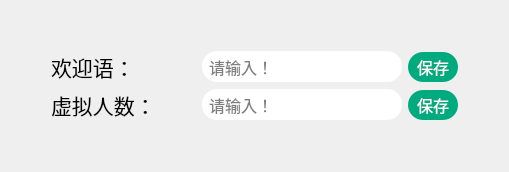
       <widget class="QWidget" name="page_6">
        <layout class="QHBoxLayout" name="horizontalLayout_32">
         <item>
          <layout class="QVBoxLayout" name="verticalLayout_19">
           <item>
            <spacer name="verticalSpacer_17">
             <property name="orientation">
              <enum>Qt::Vertical</enum>
             </property>
             <property name="sizeHint" stdset="0">
              <size>
               <width>20</width>
               <height>40</height>
              </size>
             </property>
            </spacer>
           </item>
           <item>
            <layout class="QHBoxLayout" name="horizontalLayout_31">
             <item>
              <spacer name="horizontalSpacer_7">
               <property name="orientation">
                <enum>Qt::Horizontal</enum>
               </property>
               <property name="sizeHint" stdset="0">
                <size>
                 <width>40</width>
                 <height>20</height>
                </size>
               </property>
              </spacer>
             </item>
             <item>
              <layout class="QVBoxLayout" name="verticalLayout_18">
               <item>
                <layout class="QHBoxLayout" name="horizontalLayout_29">
                 <item>
                  <widget class="QLabel" name="label_8">
                   <property name="font">
                    <font>
                     <pointsize>16</pointsize>
                    </font>
                   </property>
                   <property name="text">
                    <string>欢迎语：</string>
                   </property>
                  </widget>
                 </item>
                 <item>
                  <spacer name="horizontalSpacer_6">
                   <property name="orientation">
                    <enum>Qt::Horizontal</enum>
                   </property>
                   <property name="sizeHint" stdset="0">
                    <size>
                     <width>40</width>
                     <height>20</height>
                    </size>
                   </property>
                  </spacer>
                 </item>
                 <item>
                  <widget class="QLineEdit" name="lineEdit_2">
                   <property name="minimumSize">
                    <size>
                     <width>200</width>
                     <height>0</height>
                    </size>
                   </property>
                   <property name="maximumSize">
                    <size>
                     <width>16777215</width>
                     <height>16777215</height>
                    </size>
                   </property>
                   <property name="font">
                    <font>
                     <pointsize>12</pointsize>
                    </font>
                   </property>
                   <property name="autoFillBackground">
                    <bool>false</bool>
                   </property>
                   <property name="styleSheet">
                    <string notr="true">border-radius:15px;
padding:5px;
background-color:rgb(255, 255, 255);
</string>
                   </property>
                   <property name="alignment">
                    <set>Qt::AlignLeading|Qt::AlignLeft|Qt::AlignVCenter</set>
                   </property>
                   <property name="placeholderText">
                    <string>请输入！</string>
                   </property>
                  </widget>
                 </item>
                 <item>
                  <widget class="QPushButton" name="pushButton_15">
                   <property name="minimumSize">
                    <size>
                     <width>50</width>
                     <height>30</height>
                    </size>
                   </property>
                   <property name="font">
                    <font>
                     <pointsize>12</pointsize>
                    </font>
                   </property>
                   <property name="styleSheet">
                    <string notr="true">QPushButton{
	border-radius:15px;
	color: rgb(255, 255, 255);
	background-color: rgb(0, 170, 127);
}

QPushButton:hover{
	background-color: rgb(0, 194, 142);
}

QPushButton:pressed{
	background-color: rgb(0, 141, 103);
}</string>
                   </property>
                   <property name="text">
                    <string>保存</string>
                   </property>
                  </widget>
                 </item>
                </layout>
               </item>
               <item>
                <layout class="QHBoxLayout" name="horizontalLayout_30">
                 <item>
                  <widget class="QLabel" name="label_9">
                   <property name="font">
                    <font>
                     <pointsize>16</pointsize>
                    </font>
                   </property>
                   <property name="text">
                    <string>虚拟人数：</string>
                   </property>
                  </widget>
                 </item>
                 <item>
                  <spacer name="horizontalSpacer_9">
                   <property name="orientation">
                    <enum>Qt::Horizontal</enum>
                   </property>
                   <property name="sizeHint" stdset="0">
                    <size>
                     <width>40</width>
                     <height>20</height>
                    </size>
                   </property>
                  </spacer>
                 </item>
                 <item>
                  <widget class="QLineEdit" name="lineEdit_3">
                   <property name="minimumSize">
                    <size>
                     <width>200</width>
                     <height>0</height>
                    </size>
                   </property>
                   <property name="font">
                    <font>
                     <pointsize>12</pointsize>
                    </font>
                   </property>
                   <property name="styleSheet">
                    <string notr="true">border-radius:15px;
padding:5px;
background-color:rgb(255, 255, 255);
</string>
                   </property>
                   <property name="placeholderText">
                    <string>请输入！</string>
                   </property>
                  </widget>
                 </item>
                 <item>
                  <widget class="QPushButton" name="pushButton_16">
                   <property name="minimumSize">
                    <size>
                     <width>50</width>
                     <height>30</height>
                    </size>
                   </property>
                   <property name="font">
                    <font>
                     <pointsize>12</pointsize>
                    </font>
                   </property>
                   <property name="styleSheet">
                    <string notr="true">QPushButton{
	border-radius:15px;
	color: rgb(255, 255, 255);
	background-color: rgb(0, 170, 127);
}

QPushButton:hover{
	background-color: rgb(0, 194, 142);
}

QPushButton:pressed{
	background-color: rgb(0, 141, 103);
}</string>
                   </property>
                   <property name="text">
                    <string>保存</string>
                   </property>
                  </widget>
                 </item>
                </layout>
               </item>
              </layout>
             </item>
             <item>
              <spacer name="horizontalSpacer_8">
               <property name="orientation">
                <enum>Qt::Horizontal</enum>
               </property>
               <property name="sizeHint" stdset="0">
                <size>
                 <width>40</width>
                 <height>20</height>
                </size>
               </property>
              </spacer>
             </item>
            </layout>
           </item>
           <item>
            <spacer name="verticalSpacer_18">
             <property name="orientation">
              <enum>Qt::Vertical</enum>
             </property>
             <property name="sizeHint" stdset="0">
              <size>
               <width>20</width>
               <height>40</height>
              </size>
             </property>
            </spacer>
           </item>
          </layout>
         </item>
        </layout>
       </widget>
